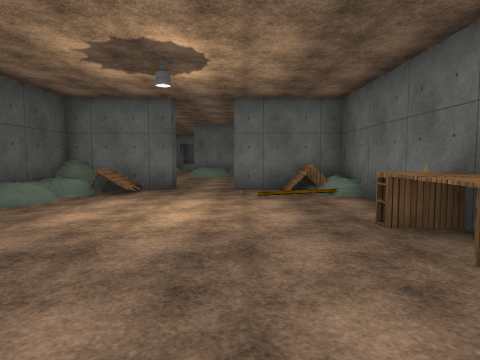
[1] (above)

15 first-person views from a walk through a scene from a Unity 3-D project. The camera is 1.4 m above the floor, tilts 4° down and sees 75° across. The floor is counted in squares, 2 m on a side. Each view is taken from the middle of a square. On the plan, view 1 faces up. The plan holds only what a view shows up to about 10 squares ahead; the rest is blank. The place goes on beyond the plan. The player character is not drawn. Door leaves are left out, so doorways stand open. Some surface patterns are stand-ins.

[2]
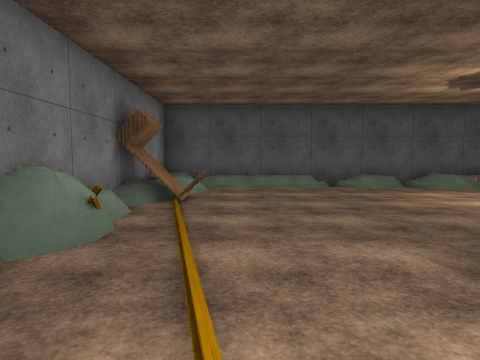

[3]
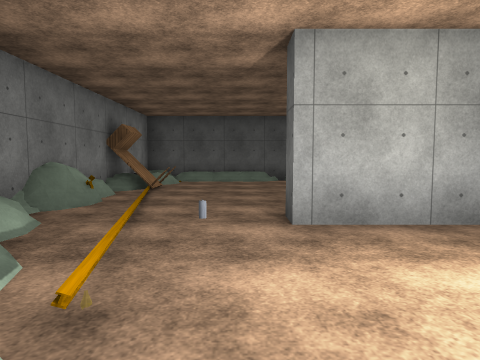

[4]
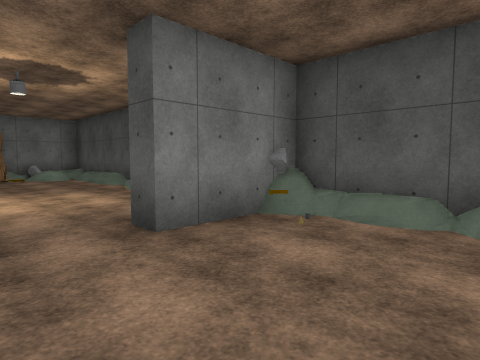

[5]
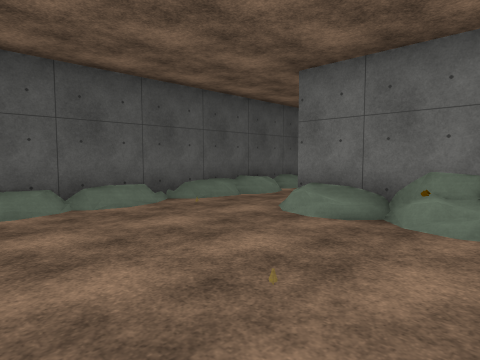

[6]
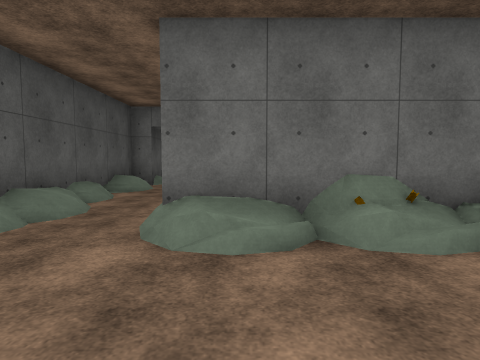

[7]
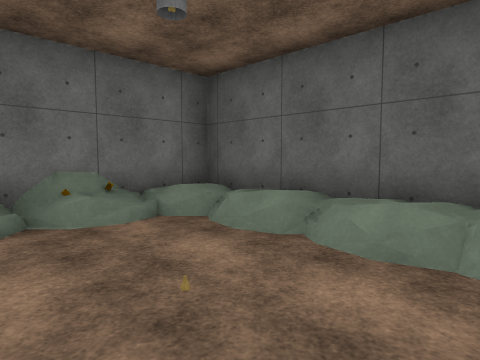

[8]
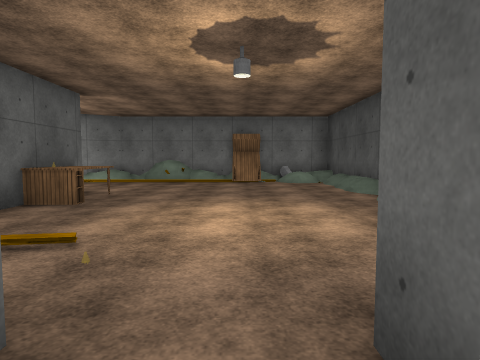

[9]
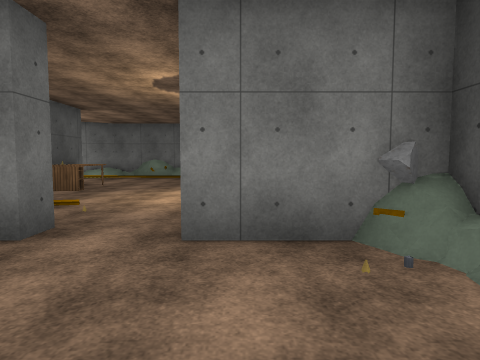

[10]
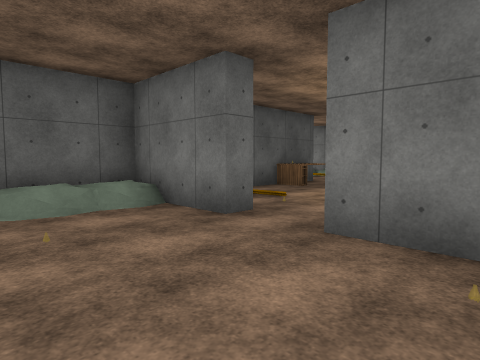

[11]
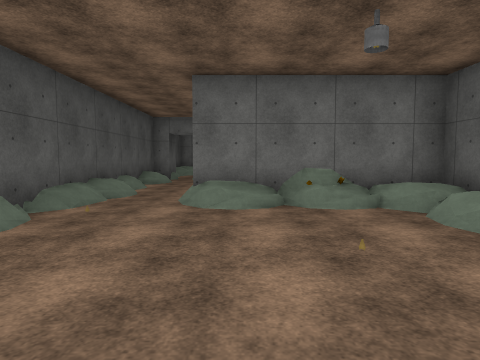

[12]
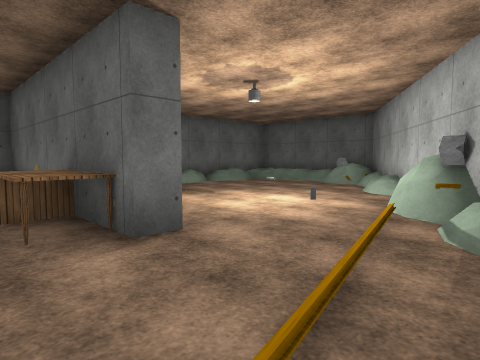

[13]
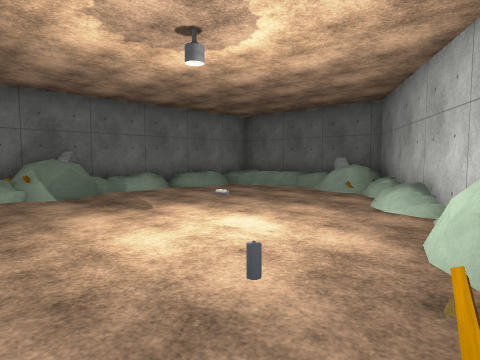

[14]
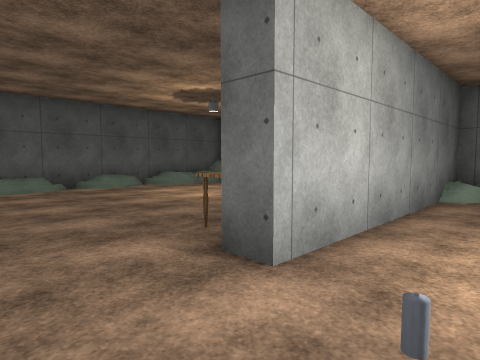

[15]
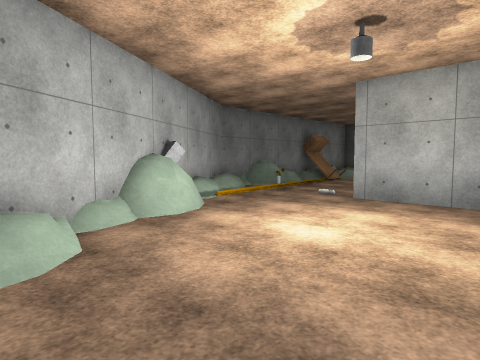

### Floor plan
Key: @ floor where view 1 was taken; # wall or solid block; . floor; B battery; O other object.
Columns run from 5 left of view 1 to 11 right of it. Each row starts with its distance up from view 1.
 15 OO
 14 OO
 13 OO     O
 12 OO.OOOOO
 11 OO.....#
 10 OO.....#O
  9 OO.....#O
  8 OOO....#OOOOOOOOO
  7 OO##.###OOO#OO#OO
  6 OO ....##OO....O
  5 OO .....#......#
  4 O#......#......#
  3 OO.....O#.....O#
  2 OO.....#..O..##O
  1 OO.......B..#OOO
  0 OO...@....OOOO
 -1 O##.O...##OOO
 -2 OO#OOOO#OOO
 -3  O OOOOOO

Where each view was taken, in squares from view 1:
view 1: 0 up, 0 right, facing up
view 2: 0 up, 4 right, facing left
view 3: 1 up, 6 right, facing left
view 4: 10 up, 0 right, facing down-left
view 5: 8 up, 1 right, facing up-left
view 6: 9 up, 1 left, facing up
view 7: 8 up, 1 left, facing up-right
view 8: 8 up, 1 left, facing down
view 9: 10 up, 2 left, facing down
view 10: 10 up, 3 left, facing down-right
view 11: 7 up, 1 left, facing up
view 12: 1 down, 1 right, facing up-right
view 13: 0 up, 3 right, facing up-right
view 14: 0 up, 4 right, facing up-left
view 15: 4 up, 8 right, facing down-left
